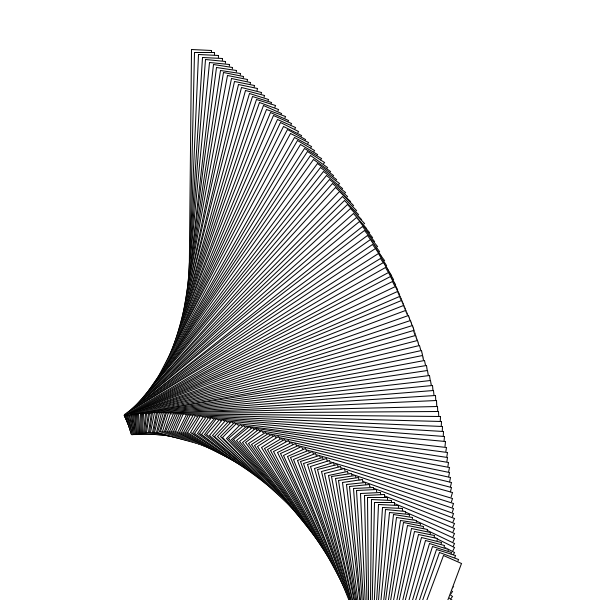
Frame 1 (no input)
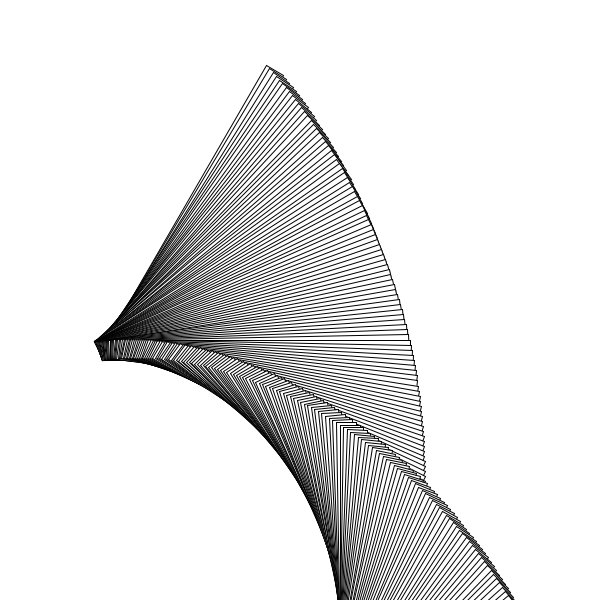
Frame 60 (the mouse pressed at the canvas centre just before this capture)
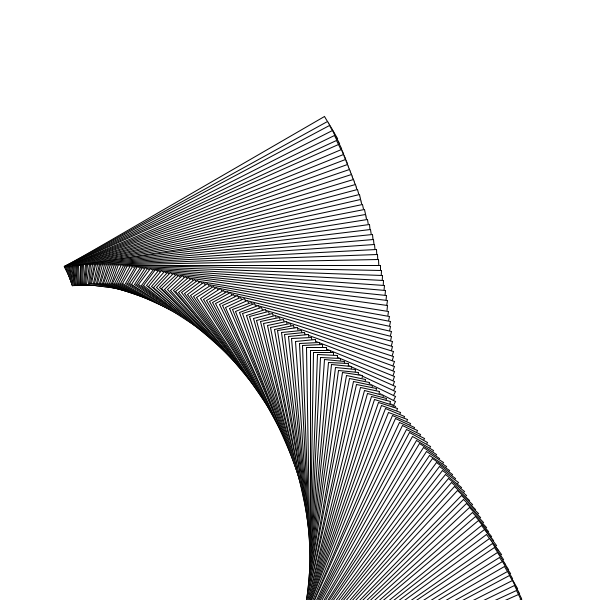
Frame 120 (the mouse held since frame 60 and released just before this capture)

The Processing sketch that drew these frames (run headless with seeded random() and noise(); from frame 60 on, the mouse is pressed at the canvas centre):

// Processing sketch: map_loops_homework
// ── map_loops_homework.pde

// Code 1 FA_18
// Bryan Ma

// this code maps 10 rectangles across the screen, using a for loop to draw them.

// change the code sp that it draws 20 rectangles instead of 10, 
// and maps them across the screen so that you can see all 20.
// after that, change yPos so that it maps their position in the y-dimension as well,
// drawing a diagonal line of rectangles from the top left to the bottom right.

void setup() {
  size(600, 600);
  rectMode(CENTER);
}

void draw() {
  background(255);
  
  for (int i = 0; i <= 200; i++) {
    float xPos = map(i , 0, 200, width/2-100, width/2 +100);
    float yPos = map(i, 0, 200, height/2 - 100, height +100);
    //for(int j = 0; j <5; j++){
    //float yPos = map(j, 0, 5, 80, 650);
    
    pushMatrix ();
    translate(xPos,yPos);
    rotate(radians(i + frameCount * 0.5));
    rect(0, 0, 20, 300);  
    //}
    popMatrix();
  }
}
